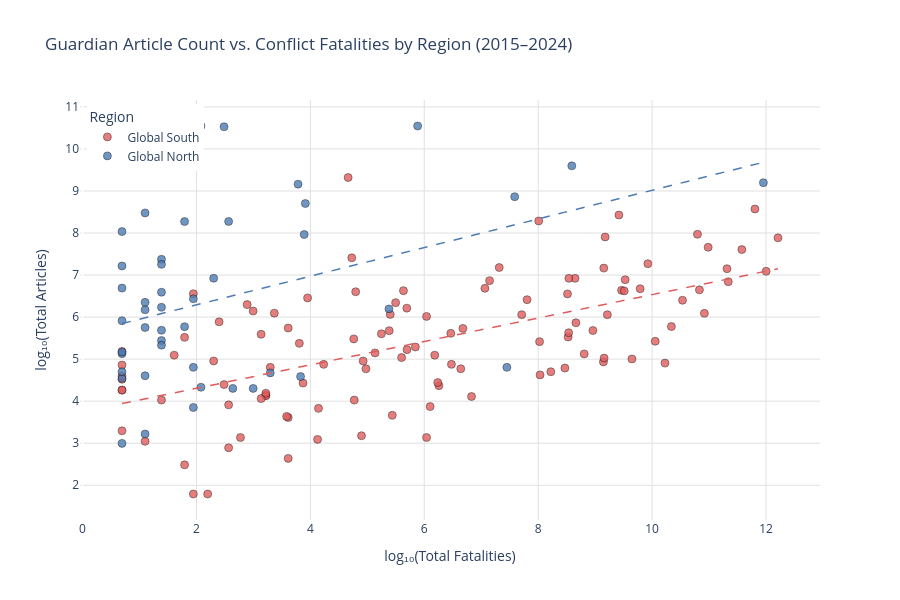

Notebook cell for this chart:
### Markdown cell above
---
## Research Question 1
**Is there a measurable disparity in Guardian coverage volume between Global South and Western countries, controlling for conflict severity?** <br>
Countries with zero fatalities in ACLED are excluded from this specific analysis, as the ratio is undefined.

### Steps 
1. Remove countries with 0 fatalities, log_transform total_articles and articles_per_1000_fatalities to ensure ANOVA normality assumptions 

    Scatter plot —  log(fatalities) on the x-axis against log(article count) on the y-axis, colouring points by `region_group` (Global South vs. Western).


2. Segment data according to fatality bins [0, 10, 100, 1000, 10000, float('inf')]<br>
    Box plot - of log_total_articles faceted by bin and coloured by region. 

3. Two-way ANOVA with $Factor A = region group$, $Factor B = severity\:bin$, and $Dependent Variable = log(total_articles)$
### ANOVA 


**Assumptions:**
- Normality of residuals — use the Shapiro-Wilk test and a Q-Q plot on model residuals. With log-transformation this should be approximately satisfied.
- Homoscedasticity — use Levene's test across the region × bin groups. If this fails, switch to Welch's ANOVA (which doesn't assume equal variances) using pingouin.welch_anova or run the analysis with robust standard errors.
- Independence — countries are independent observations.

**Reporting:** F-statistic, degrees of freedom, p-value, and effect size (η²). A significant p-value (<0.05) combined with a meaningful η² (>0.06 = medium) provides evidence of a systematic disparity.

### Step 1 — Data Preparation & Scatter plot: article count vs. fatalities by region

### Code cell
master["log_fatalities"] = np.log1p(master["total_fatalities"])
master["log_articles"]   = np.log1p(master["total_articles"])

# Exclude countries with zero fatalities (log of 0 is undefined)
scatter_df = master[master["total_fatalities"] > 0].copy()

color_map = {"Global South": "#e05c5c", "Global North": "#4c7bb5"}

fig = px.scatter(
    scatter_df,
    x="log_fatalities",
    y="log_articles",
    color="region_group",
    color_discrete_map=color_map,
    hover_name="country",
    hover_data={
        "total_articles": True,
        "total_fatalities": True,
        "log_fatalities": False,
        "log_articles": False,
        "region_group": False,
    },
    title="Guardian Article Count vs. Conflict Fatalities by Region (2015–2024)",
    labels={
        "log_fatalities": "log₁₀(Total Fatalities)",
        "log_articles":   "log₁₀(Total Articles)",
        "region_group":   "Region",
    },
)

# Add a separate OLS trendline per region group to show divergence
for group, color in color_map.items():
    grp = scatter_df[scatter_df["region_group"] == group]
    m, b = np.polyfit(grp["log_fatalities"], grp["log_articles"], 1)
    x_range = np.linspace(grp["log_fatalities"].min(), grp["log_fatalities"].max(), 100)
    fig.add_scatter(
        x=x_range,
        y=m * x_range + b,
        mode="lines",
        line=dict(color=color, dash="dash", width=1.5),
        showlegend=False,
        hoverinfo="skip",
    )

fig.update_traces(marker=dict(size=8, opacity=0.8, line=dict(width=0.5, color="black")),
                  selector=dict(mode="markers"))
fig.update_layout(
    width=900,
    height=600,
    legend=dict(title="Region", x=0.01, y=0.99),
    xaxis=dict(showgrid=True, gridcolor="#e0e0e0"),
    yaxis=dict(showgrid=True, gridcolor="#e0e0e0"),
    plot_bgcolor="white",
)
fig.show()

print(scatter_df.groupby("region_group")[["total_articles", "total_fatalities",
                                          "articles_per_1000_fatalities"]].median().round(1))

### Figure 1 — Plotly figure (JSON) as saved in the notebook; plotly's stock layout.template omitted (floating-point values rounded to 4 significant figures; data arrays with more than 128 entries replaced by an {"elided": "..."} marker saying what was removed)
{"data": [{"customdata": {"elided": "114x3 mixed values"}, "hovertemplate": "<b>%{hovertext}</b><br><br>total_articles=%{customdata[0]}<br>total_fatalities=%{customdata[1]}<extra></extra>", "hovertext": ["Afghanistan", "Albania", "Algeria", "Angola", "Argentina", "Armenia", "Azerbaijan", "Bahrain", "Bangladesh", "Belarus", "Belize", "Benin", "Bolivia", "Bosnia and Herzegovina", "Botswana", "Brazil", "Burkina Faso", "Burundi", "Cambodia", "Cameroon", "Central African Republic", "Chad", "China", "Colombia", "Comoros", "Cuba", "Djibouti", "Dominica", "Ecuador", "Egypt", "El Salvador", "Equatorial Guinea", "Eritrea", "Ethiopia", "Gabon", "Gambia", "Ghana", "Guatemala", "Guinea", "Guinea-Bissau", "Haiti", "Honduras", "India", "Indonesia", "Iran", "Iraq", "Ivory Coast", "Jamaica", "Jordan", "Kazakhstan", "Kenya", "Kosovo", "Kuwait", "Kyrgyzstan", "Laos", "Lebanon", "Lesotho", "Liberia", "Libya", "Madagascar", "Malawi", "Malaysia", "Maldives", "Mali", "Mauritania", "Mauritius", "Mayotte", "Mexico", "Moldova", "Mongolia", "Montenegro", "Morocco", "Mozambique", "Myanmar", "Namibia", "Nepal", "Nicaragua", "Niger", "Nigeria", "North Korea", "North Macedonia", "Oman", "Pakistan", "Papua New Guinea", "Paraguay", "Peru", "Philippines", "Rwanda", "Saint Vincent and the Grenadines", "Sao Tome and Principe", "Senegal", "Serbia", "Somalia", "South Sudan", "Sudan", "Suriname", "Syria", "Tajikistan", "Tanzania", "Thailand", "Togo", "Tunisia", "Turkey", "Turkmenistan", "Uganda", "United Arab Emirates", "Uzbekistan", "Vanuatu", "Venezuela", "Vietnam", "Yemen", "Zambia", "Zimbabwe", "eSwatini"], "legendgroup": "Global South", "marker": {"color": "#e05c5c", "line": {"color": "black", "width": 0.5}, "opacity": 0.8, "size": 8, "symbol": "circle"}, "mode": "markers", "name": "Global South", "orientation": "v", "showlegend": true, "type": "scatter", "x": [12.21, 1.609, 6.477, 6.641, 4.796, 5.697, 8.961, 3.135, 8.515, 2.996, 6.103, 6.83, 4.762, 1.792, 3.219, 10.8, 10.23, 8.222, 3.611, 9.646, 9.145, 8.469, 4.663, 9.465, 2.197, 2.89, 4.127, 0.6931, 8.663, 9.152, 8.025, 2.773, 3.807, 10.53, 3.219, 3.296, 6.678, 8.525, 6.258, 3.611, 9.214, 8.535, 9.417, 7.316, 8.009, 11.58, 6.236, 7.711, 5.247, 5.602, 8.647, 2.303, 0.6931, 4.771, 3.135, 8.539, 4.143, 4.234, 9.527, 8.033, 5.844, 3.951, 0.6931, 10.06, 3.611, 2.485, 1.792, 10.98, 0.6931, 0.6931, 1.386, 5.384, 8.808, 11.34, 3.219, 5.403, 6.184, 9.158, 11.32, 4.727, 0.6931, 2.565, 9.925, 7.065, 4.977, 5.694, 9.79, 5.635, 1.099, 1.946, 5.136, 2.398, 10.92, 10.34, 10.83, 2.565, 11.81, 5.438, 6.466, 7.147, 6.04, 6.04, 9.175, 3.584, 7.805, 1.946, 3.871, 0.6931, 9.511, 3.367, 12.0, 4.927, 5.497, 4.898], "xaxis": "x", "y": [7.885, 5.094, 4.875, 4.771, 6.603, 5.226, 5.68, 5.591, 6.551, 6.144, 3.871, 4.111, 5.481, 5.517, 4.143, 7.97, 4.905, 4.7, 5.74, 5.004, 4.934, 4.787, 9.32, 6.637, 1.792, 6.297, 3.091, 3.296, 5.864, 7.165, 5.416, 3.135, 5.375, 6.4, 4.127, 4.804, 5.73, 5.525, 4.369, 2.639, 6.057, 5.628, 8.428, 7.179, 8.286, 7.605, 4.443, 6.057, 5.602, 5.037, 6.922, 4.956, 4.522, 4.025, 4.06, 6.922, 3.829, 4.875, 6.888, 4.625, 5.288, 6.457, 4.263, 5.425, 3.611, 4.394, 2.485, 7.662, 4.595, 4.263, 4.025, 5.677, 5.124, 6.842, 4.19, 6.064, 5.094, 5.024, 7.151, 7.409, 4.86, 3.912, 7.27, 6.685, 4.771, 6.213, 6.675, 6.628, 3.045, 1.792, 5.147, 5.886, 6.089, 5.775, 6.648, 2.89, 8.571, 3.664, 5.613, 6.867, 3.135, 6.016, 7.905, 3.638, 6.413, 6.555, 4.431, 5.182, 6.623, 6.094, 7.089, 4.956, 6.344, 3.178], "yaxis": "y"}, {"customdata": {"elided": "45x3 mixed values"}, "hovertemplate": "<b>%{hovertext}</b><br><br>total_articles=%{customdata[0]}<br>total_fatalities=%{customdata[1]}<extra></extra>", "hovertext": ["Antigua and Barbuda", "Australia", "Austria", "Bahamas", "Barbados", "Belgium", "Canada", "Chile", "Costa Rica", "Croatia", "Cyprus", "Czech Republic", "Denmark", "Estonia", "Finland", "France", "Germany", "Greece", "Guyana", "Iceland", "Israel", "Italy", "Japan", "Latvia", "Lithuania", "Netherlands", "New Caledonia", "Norway", "Panama", "Poland", "Portugal", "Romania", "Russia", "Saint Kitts and Nevis", "Seychelles", "Slovakia", "Slovenia", "Spain", "Sweden", "Switzerland", "Trinidad and Tobago", "Ukraine", "United Kingdom", "United States", "Uruguay"], "legendgroup": "Global North", "marker": {"color": "#4c7bb5", "line": {"color": "black", "width": 0.5}, "opacity": 0.8, "size": 8, "symbol": "circle"}, "mode": "markers", "name": "Global North", "orientation": "v", "showlegend": true, "type": "scatter", "x": [1.946, 2.079, 1.946, 1.946, 1.099, 2.303, 2.565, 5.38, 3.829, 1.386, 1.099, 0.6931, 0.6931, 0.6931, 1.099, 3.784, 3.912, 3.892, 2.639, 1.386, 7.588, 1.099, 0.6931, 0.6931, 0.6931, 1.386, 2.996, 1.386, 3.296, 1.386, 1.386, 1.792, 8.59, 0.6931, 1.099, 1.386, 0.6931, 1.792, 0.6931, 1.099, 7.45, 11.95, 2.485, 5.883, 2.079], "xaxis": "x", "y": [3.85, 10.55, 6.436, 4.804, 4.605, 6.924, 8.274, 6.194, 4.585, 5.442, 5.753, 5.914, 6.69, 5.13, 6.174, 9.162, 8.702, 7.964, 4.304, 5.687, 8.863, 8.478, 8.034, 4.543, 5.17, 7.374, 4.304, 6.592, 4.673, 7.255, 6.232, 5.771, 9.597, 2.996, 3.219, 5.333, 4.7, 8.272, 7.215, 6.351, 4.804, 9.196, 10.53, 10.55, 4.331], "yaxis": "y"}, {"hoverinfo": "skip", "line": {"color": "#e05c5c", "dash": "dash", "width": 1.5}, "mode": "lines", "showlegend": false, "type": "scatter", "x": [0.6931, 0.8095, 0.9258, 1.042, 1.158, 1.275, 1.391, 1.508, 1.624, 1.74, 1.857, 1.973, 2.089, 2.206, 2.322, 2.438, 2.555, 2.671, 2.787, 2.904, 3.02, 3.136, 3.253, 3.369, 3.485, 3.602, 3.718, 3.834, 3.951, 4.067, 4.183, 4.3, 4.416, 4.532, 4.649, 4.765, 4.881, 4.998, 5.114, 5.23, 5.347, 5.463, 5.579, 5.696, 5.812, 5.928, 6.045, 6.161, 6.277, 6.394, 6.51, 6.626, 6.743, 6.859, 6.975, 7.092, 7.208, 7.324, 7.441, 7.557, 7.673, 7.79, 7.906, 8.022, 8.139, 8.255, 8.371, 8.488, 8.604, 8.72, 8.837, 8.953, 9.069, 9.186, 9.302, 9.418, 9.535, 9.651, 9.767, 9.884, 10.0, 10.12, 10.23, 10.35, 10.47, 10.58, 10.7, 10.81, 10.93, 11.05, 11.16, 11.28, 11.4, 11.51, 11.63, 11.75, 11.86, 11.98, 12.09, 12.21], "y": [3.942, 3.974, 4.007, 4.039, 4.072, 4.104, 4.136, 4.169, 4.201, 4.234, 4.266, 4.298, 4.331, 4.363, 4.396, 4.428, 4.46, 4.493, 4.525, 4.558, 4.59, 4.622, 4.655, 4.687, 4.72, 4.752, 4.784, 4.817, 4.849, 4.882, 4.914, 4.946, 4.979, 5.011, 5.044, 5.076, 5.108, 5.141, 5.173, 5.206, 5.238, 5.27, 5.303, 5.335, 5.368, 5.4, 5.432, 5.465, 5.497, 5.53, 5.562, 5.594, 5.627, 5.659, 5.692, 5.724, 5.756, 5.789, 5.821, 5.854, 5.886, 5.918, 5.951, 5.983, 6.016, 6.048, 6.08, 6.113, 6.145, 6.178, 6.21, 6.242, 6.275, 6.307, 6.34, 6.372, 6.404, 6.437, 6.469, 6.502, 6.534, 6.566, 6.599, 6.631, 6.664, 6.696, 6.728, 6.761, 6.793, 6.826, 6.858, 6.89, 6.923, 6.955, 6.988, 7.02, 7.052, 7.085, 7.117, 7.15]}, {"hoverinfo": "skip", "line": {"color": "#4c7bb5", "dash": "dash", "width": 1.5}, "mode": "lines", "showlegend": false, "type": "scatter", "x": [0.6931, 0.8069, 0.9206, 1.034, 1.148, 1.262, 1.376, 1.489, 1.603, 1.717, 1.831, 1.944, 2.058, 2.172, 2.286, 2.399, 2.513, 2.627, 2.741, 2.854, 2.968, 3.082, 3.196, 3.309, 3.423, 3.537, 3.651, 3.764, 3.878, 3.992, 4.106, 4.219, 4.333, 4.447, 4.561, 4.674, 4.788, 4.902, 5.016, 5.129, 5.243, 5.357, 5.471, 5.584, 5.698, 5.812, 5.926, 6.039, 6.153, 6.267, 6.381, 6.494, 6.608, 6.722, 6.835, 6.949, 7.063, 7.177, 7.29, 7.404, 7.518, 7.632, 7.745, 7.859, 7.973, 8.087, 8.2, 8.314, 8.428, 8.542, 8.655, 8.769, 8.883, 8.997, 9.11, 9.224, 9.338, 9.452, 9.565, 9.679, 9.793, 9.907, 10.02, 10.13, 10.25, 10.36, 10.48, 10.59, 10.7, 10.82, 10.93, 11.04, 11.16, 11.27, 11.39, 11.5, 11.61, 11.73, 11.84, 11.95], "y": [5.846, 5.885, 5.924, 5.963, 6.001, 6.04, 6.079, 6.118, 6.156, 6.195, 6.234, 6.273, 6.311, 6.35, 6.389, 6.427, 6.466, 6.505, 6.544, 6.582, 6.621, 6.66, 6.699, 6.737, 6.776, 6.815, 6.854, 6.892, 6.931, 6.97, 7.009, 7.047, 7.086, 7.125, 7.164, 7.202, 7.241, 7.28, 7.319, 7.357, 7.396, 7.435, 7.474, 7.512, 7.551, 7.59, 7.629, 7.667, 7.706, 7.745, 7.783, 7.822, 7.861, 7.9, 7.938, 7.977, 8.016, 8.055, 8.093, 8.132, 8.171, 8.21, 8.248, 8.287, 8.326, 8.365, 8.403, 8.442, 8.481, 8.52, 8.558, 8.597, 8.636, 8.675, 8.713, 8.752, 8.791, 8.83, 8.868, 8.907, 8.946, 8.985, 9.023, 9.062, 9.101, 9.139, 9.178, 9.217, 9.256, 9.294, 9.333, 9.372, 9.411, 9.449, 9.488, 9.527, 9.566, 9.604, 9.643, 9.682]}], "layout": {"height": 600, "legend": {"title": {"text": "Region"}, "tracegroupgap": 0, "x": 0.01, "y": 0.99}, "plot_bgcolor": "white", "title": {"text": "Guardian Article Count vs. Conflict Fatalities by Region (2015–2024)"}, "width": 900, "xaxis": {"anchor": "y", "domain": [0, 1], "gridcolor": "#e0e0e0", "showgrid": true, "title": {"text": "log₁₀(Total Fatalities)"}}, "yaxis": {"anchor": "x", "domain": [0, 1], "gridcolor": "#e0e0e0", "showgrid": true, "title": {"text": "log₁₀(Total Articles)"}}}}
